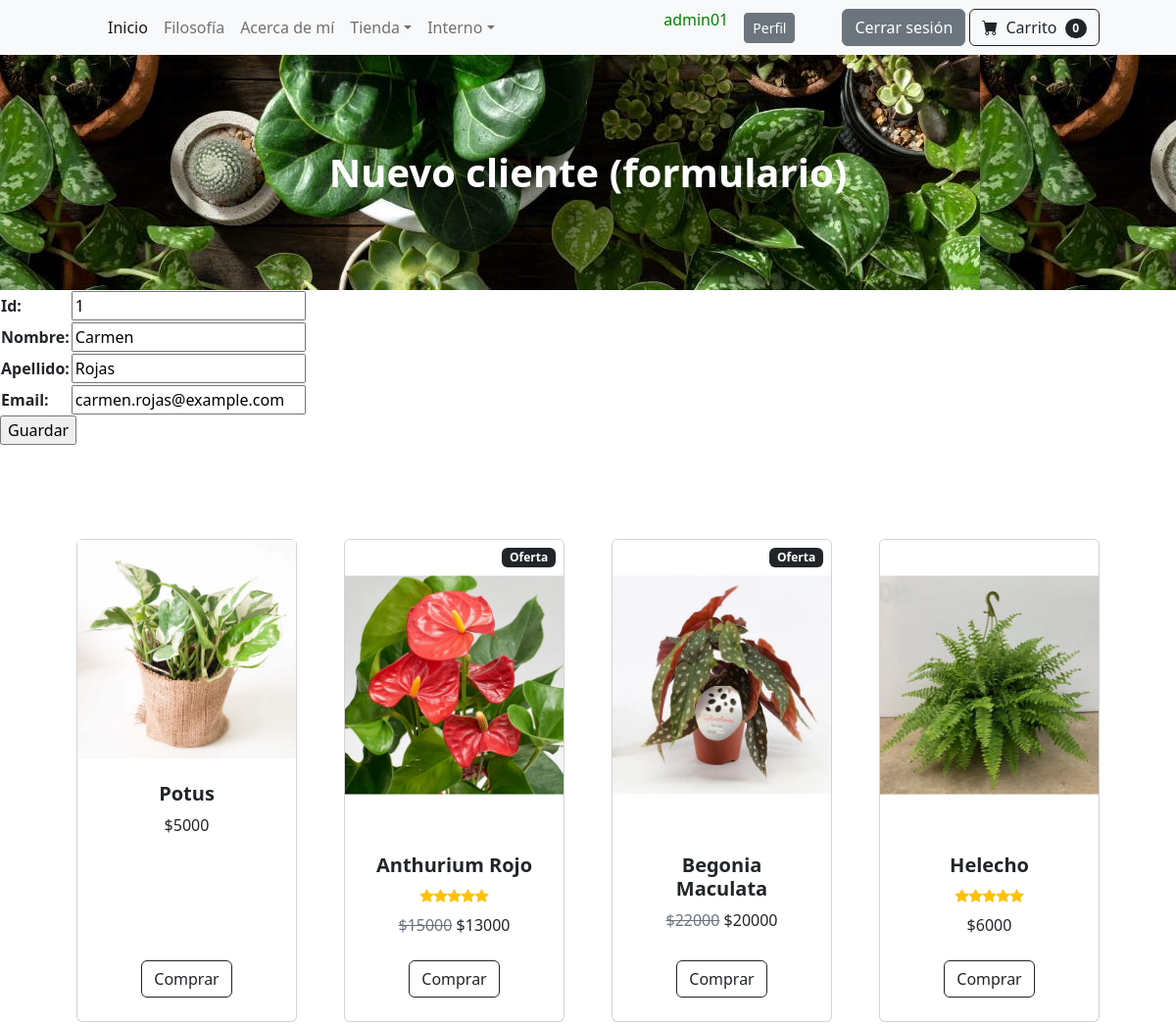
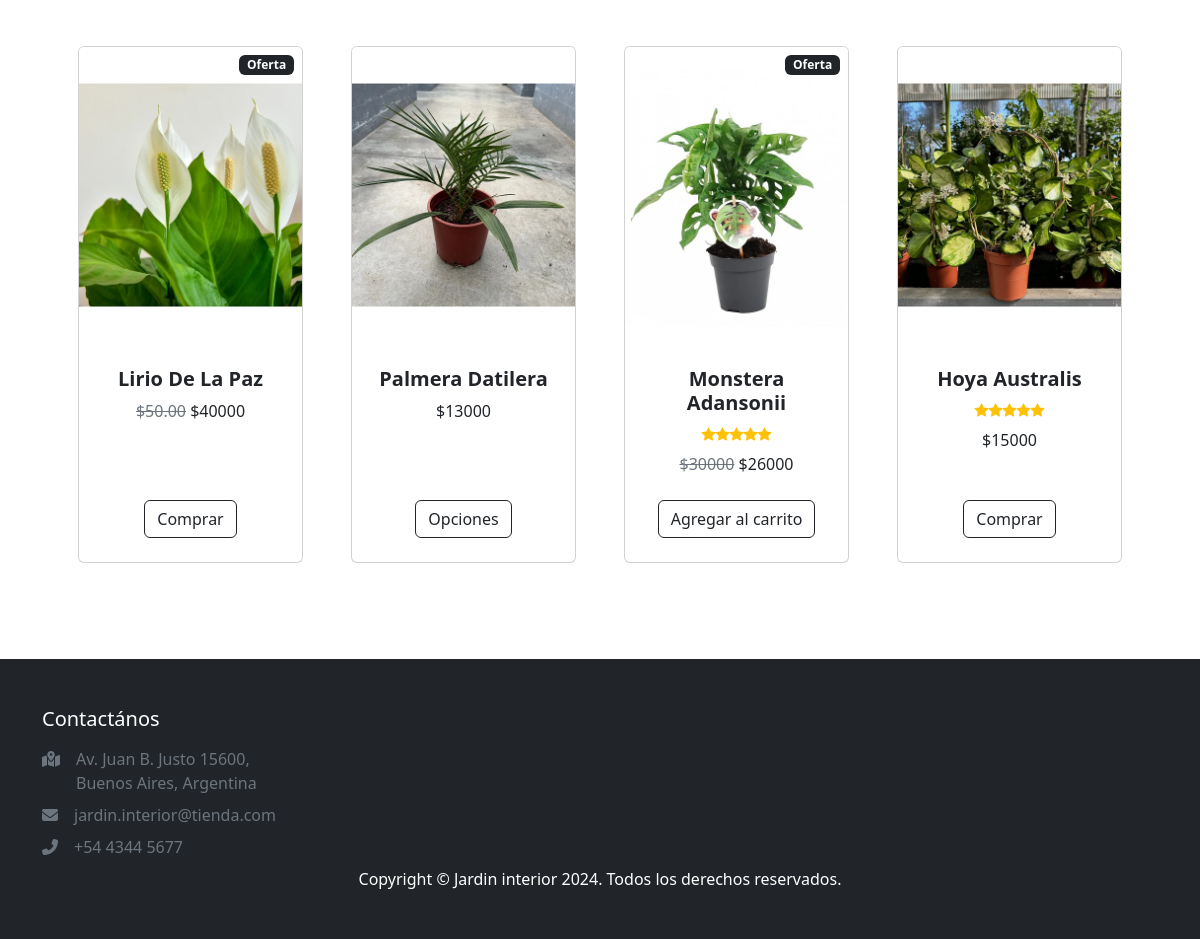
Page /cliente_update/1/ (signed in) on the committed database (2 pictures, top to bottom).
### aplicacion/models.py (models this page shows, shortened)
class Cliente(models.Model):
    id = models.IntegerField(primary_key=True)
    nombre = models.CharField(max_length=60)
    apellido = models.CharField(max_length=60)
    email = models.EmailField()

### aplicacion/views.py (the view)
# urls.py: path('cliente_update/<int:pk>/', ClienteUpdate.as_view(), name="cliente_update"),
class ClienteUpdate(LoginRequiredMixin, UpdateView):
    model = Cliente
    fields = ["id", "nombre", "apellido", "email"]
    success_url = reverse_lazy("clientes")

### aplicacion/templates/aplicacion/cliente_form.html (shortened to what this page needs)
{% extends "aplicacion/index.html" %}
{% block titulo %}
<h1 class="mb-5 fw-bolder text-white">Nuevo cliente (formulario)</h1>
{% endblock titulo %}
{% block contenido %}
<form action="" method="post">
    <table>
        {{ form.as_table }}
    </table>
    <input type="submit" value="Guardar">
</form>
{% endblock contenido %}

### aplicacion/templates/aplicacion/index.html (shortened to what this page needs)
<!DOCTYPE html>
<html lang="es">
    <head>
        {% load static %}
        <link href="https://cdn.jsdelivr.net/npm/bootstrap-icons@1.5.0/font/bootstrap-icons.css" rel="stylesheet" />
        <link href="{% static  'css/styles.css' %}" rel="stylesheet" />
        <link rel="stylesheet" href="https://cdnjs.cloudflare.com/ajax/libs/font-awesome/6.4.0/css/all.min.css">
    </head>
    <body>
        <nav class="navbar navbar-expand-lg navbar-light bg-light">
            <div class="container px-4 px-lg-5">
                <div class="collapse navbar-collapse" id="navbarSupportedContent">
                    <ul class="navbar-nav me-auto mb-2 mb-lg-0 ms-lg-4">
                        <li class="nav-item"><a class="nav-link active" aria-current="page" href="{% url 'home' %}">Inicio</a></li>
                        <li class="nav-item"><a class="nav-link" href="{% url 'filosofia' %}">Filosofía</a></li>
                        <li class="nav-item"><a class="nav-link" href="{% url 'acerca' %}">Acerca de mí</a></li>
                        <li class="nav-item dropdown">
                            <a class="nav-link dropdown-toggle" id="navbarDropdown" href="#" role="button" data-bs-toggle="dropdown" aria-expanded="false">Tienda</a>
                        </li>
                {% if  user.is_authenticated %}
                        <li class="nav-item dropdown">
                            <a class="nav-link dropdown-toggle" id="navbarDropdown" href="#" role="button" data-bs-toggle="dropdown" aria-expanded="false">Interno</a>
                        </li>
                    </ul>
                        <p style="color:green">{{user.username}}</p>
                        <a class="btn btn-secondary btn-sm ms-3" href="{% url 'perfil' %}">Perfil</a>
                        <a class="btn btn-secondary ms-5" href="{% url 'logout' %}">Cerrar sesión</a>
                            <form class="d-flex">
                                <button class="btn btn-outline-dark ms-1" type="submit">
                                    <i class="bi-cart-fill me-1"></i>
                                    Carrito
                                    <span class="badge bg-dark text-white ms-1 rounded-pill">0</span>
                                </button>
                            </form>
                {% else %}
                            <a class="btn btn-outline-dark ms-1" href="{% url 'login' %}">Loguearse</a>
                            <a class="btn btn-outline-success ms-1" href="{% url 'registro' %}">Registrarse</a>
                {% endif %}
                </div>
            </div>
        </nav>
        <header class="bg-dark py-5" style="background-image: url(/static/assets/images/background.jpg)";>
            <div class="container px-4 px-lg-5 my-5">
                <div class="text-center">
                    {% block titulo %}{% endblock titulo %}
                </div>
            </div>
        </header>
        {% block contenido %}
        {% endblock contenido %}
        <section class="py-5">
            <div class="container px-4 px-lg-5 mt-5">
                <div class="row gx-4 gx-lg-5 row-cols-2 row-cols-md-3 row-cols-xl-4 justify-content-center">
                    <div class="col mb-5">
                        <div class="card h-100">
                            <img src="{% static '/assets/images/potus.jpg' %}" alt="" style=""/>
                            <div class="card-body p-4">
                                <div class="text-center">
                                    <h5 class="fw-bolder">Potus</h5>
                                    $5000
                                </div>
                            </div>
                            <div class="card-footer p-4 pt-0 border-top-0 bg-transparent">
                                <div class="text-center"><a class="btn btn-outline-dark mt-auto" href="{% url 'potus' %}">Comprar</a></div>
                            </div>
                        </div>
                    </div>
                    <div class="col mb-5">
                        <div class="card h-100">
                            <div class="badge bg-dark text-white position-absolute" style="top: 0.5rem; right: 0.5rem">Oferta</div>
                            <img class="card-img-top" src="{% static '/assets/images/anthurium-rojo.png' %}" alt="..." />
                            <div class="card-body p-4">
                                <div class="text-center">
                                    <h5 class="fw-bolder">Anthurium Rojo</h5>
                                    <div class="d-flex justify-content-center small text-warning mb-2">
                                        <div class="bi-star-fill"></div>
                                        <div class="bi-star-fill"></div>
                                        <div class="bi-star-fill"></div>
                                        <div class="bi-star-fill"></div>
                                        <div class="bi-star-fill"></div>
                                    </div>
                                    <span class="text-muted text-decoration-line-through">$15000</span>
                                    $13000
                                </div>
                            </div>
                            <div class="card-footer p-4 pt-0 border-top-0 bg-transparent">
                                <div class="text-center"><a class="btn btn-outline-dark mt-auto" href="{% url 'anthurium' %}">Comprar</a></div>
                            </div>
                        </div>
                    </div>
                    <div class="col mb-5">
                        <div class="card h-100">
                            <div class="badge bg-dark text-white position-absolute" style="top: 0.5rem; right: 0.5rem">Oferta</div>
                            <img class="card-img-top" src="{% static '/assets/images/begonia-maculata.png' %}" alt="..." />
                            <div class="card-body p-4">
                                <div class="text-center">
                                    <h5 class="fw-bolder">Begonia Maculata</h5>
                                    <span class="text-muted text-decoration-line-through">$22000</span>
                                    $20000
                                </div>
                            </div>
                            <div class="card-footer p-4 pt-0 border-top-0 bg-transparent">
                                <div class="text-center"><a class="btn btn-outline-dark mt-auto" href="{% url 'potus' %}">Comprar</a></div>
                            </div>
                        </div>
                    </div>
                    <div class="col mb-5">
                        <div class="card h-100">
                            <img class="card-img-top" src="{% static '/assets/images/helecho.png' %}" alt="..." />
                            <div class="card-body p-4">
                                <div class="text-center">
                                    <h5 class="fw-bolder">Helecho</h5>
                                    <div class="d-flex justify-content-center small text-warning mb-2">
                                        <div class="bi-star-fill"></div>
                                        <div class="bi-star-fill"></div>
                                        <div class="bi-star-fill"></div>
                                        <div class="bi-star-fill"></div>
                                        <div class="bi-star-fill"></div>
                                    </div>
                                    $6000
                                </div>
                            </div>
                            <div class="card-footer p-4 pt-0 border-top-0 bg-transparent">
                                <div class="text-center"><a class="btn btn-outline-dark mt-auto" href="{% url 'helecho' %}">Comprar</a></div>
                            </div>
                        </div>
                    </div>
                    <div class="col mb-5">
                        <div class="card h-100">
                            <div class="badge bg-dark text-white position-absolute" style="top: 0.5rem; right: 0.5rem">Oferta</div>
                            <img class="card-img-top" src="{% static '/assets/images/liriodelapaz.png' %}" alt="..." />
                            <div class="card-body p-4">
                                <div class="text-center">
                                    <h5 class="fw-bolder">Lirio De La Paz</h5>
                                    <span class="text-muted text-decoration-line-through">$50.00</span>
                                    $40000
                                </div>
                            </div>
                            <div class="card-footer p-4 pt-0 border-top-0 bg-transparent">
                                <div class="text-center"><a class="btn btn-outline-dark mt-auto" href="#">Comprar</a></div>
                            </div>
                        </div>
                    </div>
                    <div class="col mb-5">
                        <div class="card h-100">
                            <img class="card-img-top" src="{% static '/assets/images/palmera-datilera.png' %}" alt="..." />
                            <div class="card-body p-4">
                                <div class="text-center">
                                    <h5 class="fw-bolder">Palmera Datilera</h5>
                                    $13000
                                </div>
                            </div>
                            <div class="card-footer p-4 pt-0 border-top-0 bg-transparent">
                                <div class="text-center"><a class="btn btn-outline-dark mt-auto" href="{% url 'palmera_datilera' %}">Opciones</a></div>
                            </div>
                        </div>
                    </div>
                    <div class="col mb-5">
                        <div class="card h-100">
                            <div class="badge bg-dark text-white position-absolute" style="top: 0.5rem; right: 0.5rem">Oferta</div>
                            <img class="card-img-top" src="{% static '/assets/images/monstera-oblicua.png' %}" alt="..." />
                            <div class="card-body p-4">
                                <div class="text-center">
                                    <h5 class="fw-bolder">Monstera Adansonii</h5>
                                    <div class="d-flex justify-content-center small text-warning mb-2">
                                        <div class="bi-star-fill"></div>
                                        <div class="bi-star-fill"></div>
                                        <div class="bi-star-fill"></div>
                                        <div class="bi-star-fill"></div>
                                        <div class="bi-star-fill"></div>
                                    </div>
                                    <span class="text-muted text-decoration-line-through">$30000</span>
                                    $26000
                                </div>
                            </div>
                            <div class="card-footer p-4 pt-0 border-top-0 bg-transparent">
                                <div class="text-center"><a class="btn btn-outline-dark mt-auto" href="#">Agregar al carrito</a></div>
                            </div>
                        </div>
                    </div>
                    <div class="col mb-5">
                        <div class="card h-100">
                            <img class="card-img-top" src="{% static '/assets/images/hoya.png' %}" alt="..." />
                            <div class="card-body p-4">
                                <div class="text-center">
                                    <h5 class="fw-bolder">Hoya Australis</h5>
                                    <div class="d-flex justify-content-center small text-warning mb-2">
                                        <div class="bi-star-fill"></div>
                                        <div class="bi-star-fill"></div>
                                        <div class="bi-star-fill"></div>
                                        <div class="bi-star-fill"></div>
                                        <div class="bi-star-fill"></div>
                                    </div>
                                    $15000
                                </div>
                            </div>
                            <div class="card-footer p-4 pt-0 border-top-0 bg-transparent">
                                <div class="text-center"><a class="btn btn-outline-dark mt-auto" href="#">Comprar</a></div>
                            </div>
                        </div>
                    </div>
                </div>
            </div>
        </section>
        <footer class="py-5 bg-dark">
        <div class = "container">
            <div class = "row text-white g-4">
            <div class = "col-md-6 col-lg-3">
                <h5 class = "fw-light mb-3">Contactános</h5>
                <div class = "d-flex justify-content-start align-items-start my-2 text-muted">
                    <span class = "me-3">
                        <i class = "fas fa-map-marked-alt"></i>
                    </span>
                    <span class = "fw-light">
                        Av. Juan B. Justo 15600, Buenos Aires, Argentina
                    </span>
                </div>
                <div class = "d-flex justify-content-start align-items-start my-2 text-muted">
                    <span class = "me-3">
                        <i class = "fas fa-envelope"></i>
                    </span>
                    <span class = "fw-light">
                        jardin.interior@tienda.com
                    </span>
                </div>
                <div class = "d-flex justify-content-start align-items-start my-2 text-muted">
                    <span class = "me-3">
                        <i class = "fas fa-phone-alt"></i>
                    </span>
                    <span class = "fw-light">
                        +54 4344 5677
                    </span>
                </div>
            </div>
            </div>
            <div class="container"><p class="m-0 text-center text-white">Copyright &copy; Jardin interior 2024. Todos los derechos reservados.</p></div>
        </footer>
    </body>
</html>

### rows in the picture
Cliente: id "1", nombre "Carmen", apellido "Rojas", email "carmen.rojas@example.com"

### other values in the picture
{{ user.username }} "admin01"
